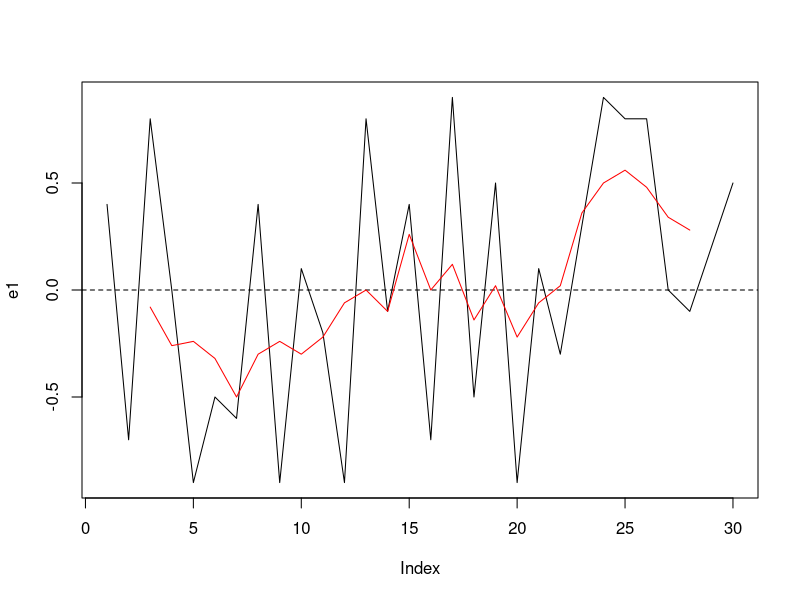
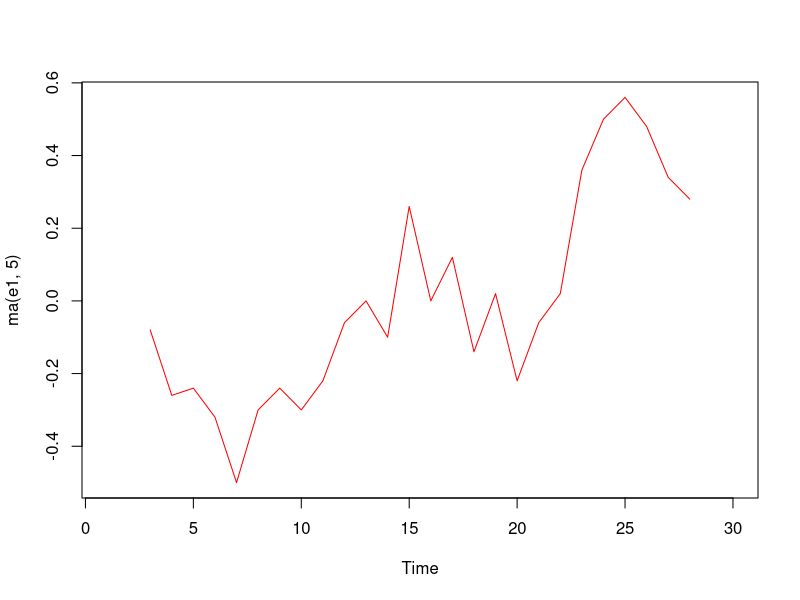
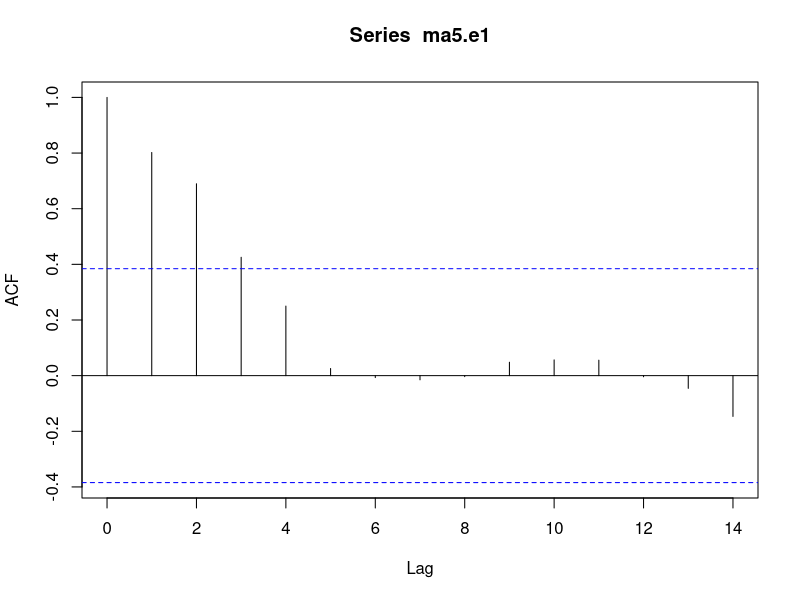
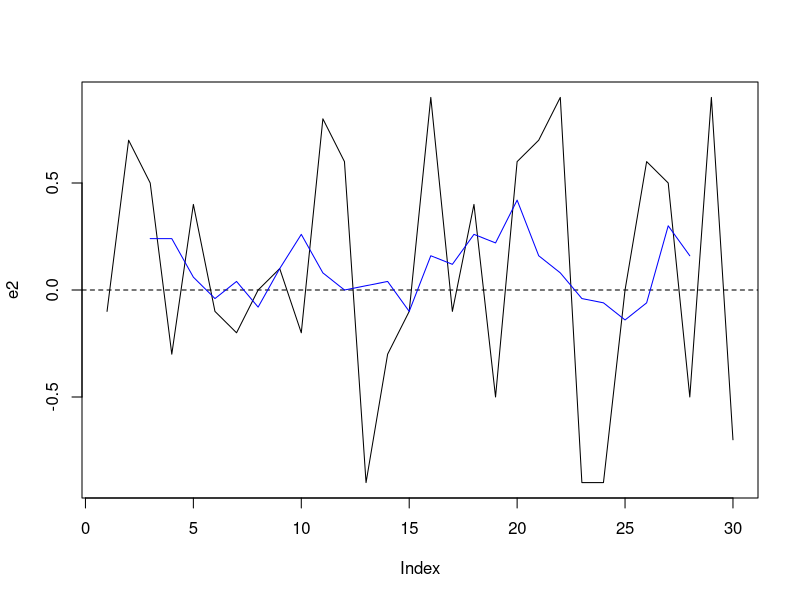
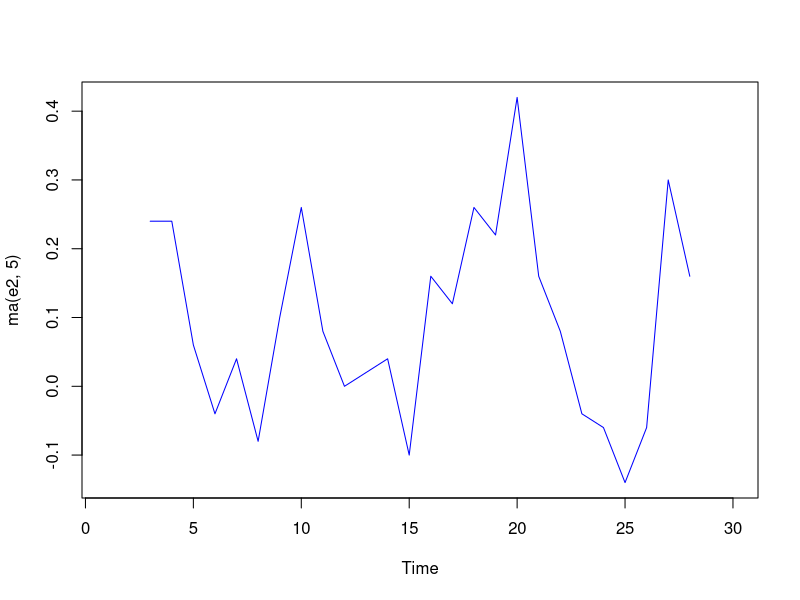
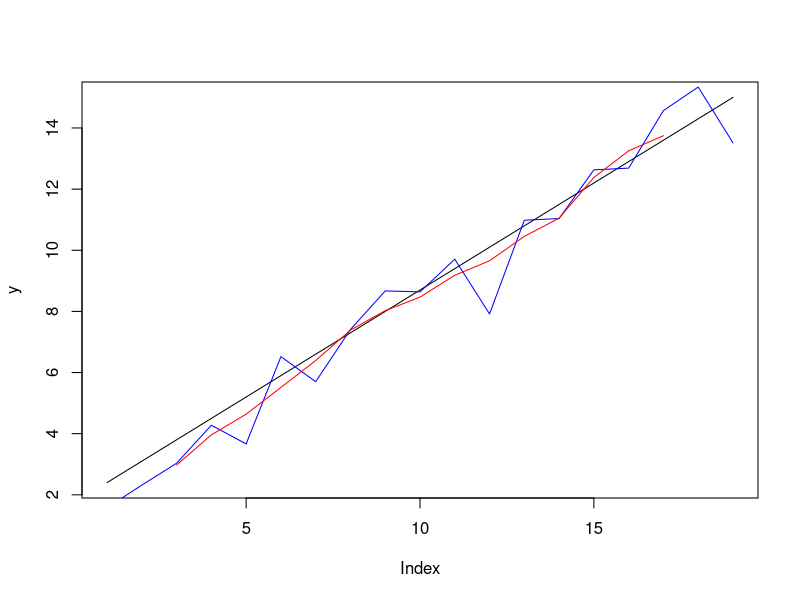
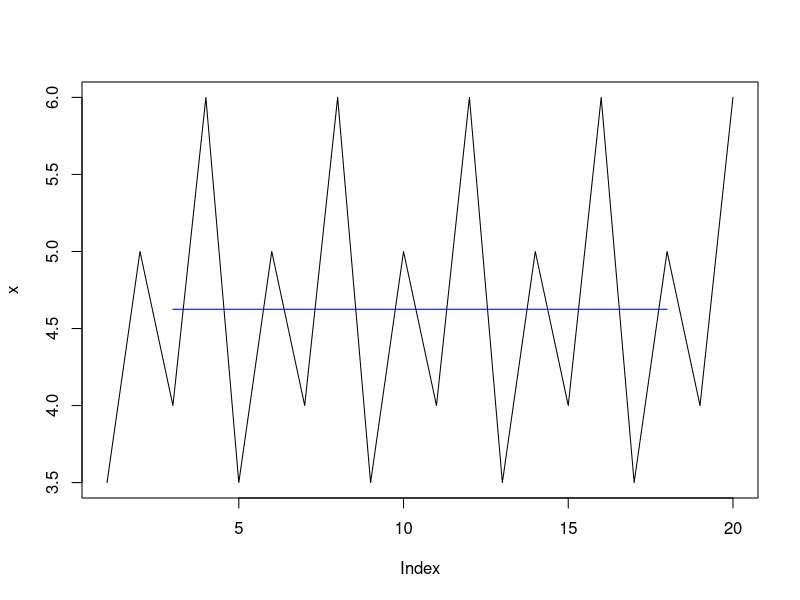
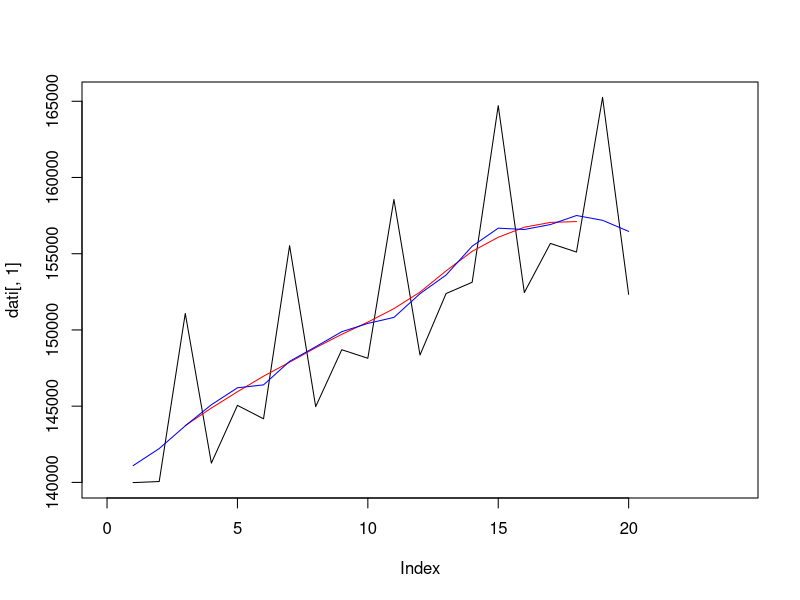

R code for these plots, in order:
## Medie mobili:
## lisciamento, conservazione dei trend, destagionalizzazione

library(forecast)

## dati ex fig. 3.1
#Consideriamo 2 serie storiche
e1 <- c(0.4,-0.7,0.8,0,-0.9,-0.5,-0.6,0.4,-0.9,0.1,-0.2,-0.9,0.8,-0.1,0.4,-0.7,0.9,-0.5,0.5,-0.9,0.1,-0.3,0.3,0.9,0.8,0.8,0,-0.1,0.2,0.5)
e2 <- c(-0.1,0.7,0.5,-0.3,0.4,-0.1,-0.2,0,0.1,-0.2,0.8,0.6,-0.9,-0.3,-0.1,0.9,-0.1,0.4,-0.5,0.6,0.7,0.9,-0.9,-0.9,0,0.6,0.5,-0.5,0.9,-0.7)

plot(e1, type="l")
abline(h=0, lty=2)
lines(ma(e1,5), col="red")
#ma è funzione perfare medie mobili...questa è media mobile di ordine 5
plot(ma(e1, 5), col="red", type="l")

ma5.e1 <- ma(e1, 5)[-c(1,2,length(e1)-1, length(e1))]
acf(ma5.e1, na.rm=TRUE)


plot(e2, type="l")
abline(h=0, lty=2)
lines(ma(e2,5), col="blue")

plot(ma(e2, 5), col="blue", type="l")

## Tab. 3.1

## conservazione del trend:

## trend lineare
ttrend <- 1:20
y <- 1+0.7*ttrend[-1]

plot(y, type="l")
y
ma(y, 5)


## trend lineare pi? disturbo
y <- 1+0.7*ttrend[-1] + rnorm(length(y))
lines(y, col="blue")
lines(ma(y, 5), col="red")


## serie periodica
x <- rep(c(3.5, 5, 4, 6), 5)

plot(x, type="l")
lines(ma(x, 4), col="blue")

#------------------------------------------
## Tab. 3.5
#--->Hp: si tratta di serie moltiplicativa (Y(t)= T*S*e)
dati <- read.table(file="data/fig.3_7.dat")

dati$trim <- rep(1:4, 5)
plot(dati[,1], type="l", xlim=c(0, 24))
#NB: sta serie storica presenta sia trend che stagionalità
dimnames(dati)[[2]][1] <- "y"

#Liscio il trend mediante medie mobili
dati$y.2s <- ma(dati$y, 4)
lines(dati$y.2s, col="red") #linea rossa è la stima del trend con medie mobili
## Ora valutiamo la stagionalità
## indici di stagionalità grezza
dati$IS <- dati$y/dati$y.2s
## stima coefficienti grezzi
dati$S.star <- tapply(dati$IS, dati$trim,
                      mean, na.rm=T) #na.rm = T perche usando mm alcuni dati sono NA
## normalizzo stag grezza a 1
coefst <- prod(dati$S.star)^(1/20)
dati$S <- dati$S.star/coefst
## calcolo serie destagionalizzata
dati$y.d <- dati$y/dati$S
lines(dati$y.d, col="blue")#sta linea blu è la serie destagionalizzata (ma comprensiva di trend giusto?)
###################################

## Effetto di Slutsky-Yule
## es. lisciamento con medie mobili

## simulo white noise, 100 osservazioni
y <- rnorm(100)
#load("y100.rda") # dati della figura nelle slides
plot(y, type="l")
abline(h=0, lty=3)


## scriviamo una funzione "media mobile (semplice)"

myma <- function(x, order=5) {
    semismm <- ((order-1)/2)
    inizio <- 1 + semismm
    fine <- length(x) - semismm
    mmx <- rep(NA, length(x))
    for(i in inizio:fine) {
        mmx[i] <- mean(x[(i-semismm):(i+semismm)])
    }
    return(mmx)
}

lines(myma(y), col="red")
lines(myma(y, 9), col="blue")

var(y)
var(myma(y, 5), na.rm=T)
var(myma(y,9), na.rm=T)

lines(myma(y), col="red")
lines(myma(y, 9), col="blue")
var(y)
var(myma(y, 5)) # bisogna rimuovere gli NA
var(myma(y, 5), na.rm=T)
var(myma(y, 9), na.rm=T)

## rapporto di riduzione della varianza residua:
## 5
sum(rep(1/5, 5)^2)

## in generale (per medie semplici!)
rrv <- function(order) sum(rep(1/order, order)^2)

## 9
rrv(9)

